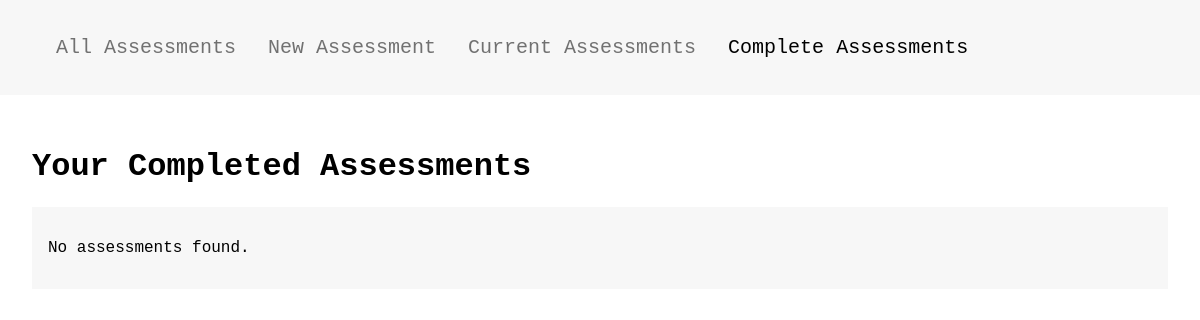
Page /complete on the earlier database version.
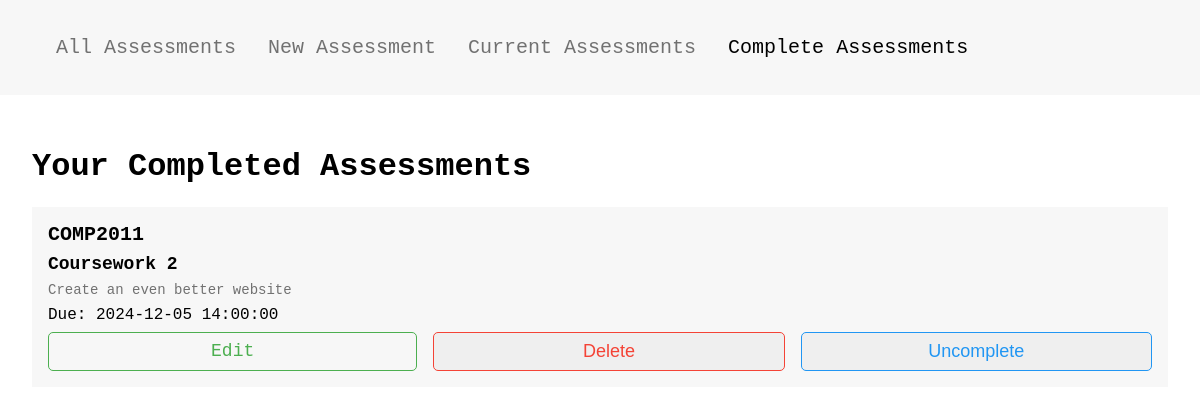
Same page on the later database version.
### app/models.py (models this page shows)
class Assessment(db.Model):
    id = db.Column(db.Integer, primary_key=True)
    title = db.Column(db.String(500))
    description = db.Column(db.String(500))
    due_date = db.Column(db.DateTime)
    completed = db.Column(db.Boolean)
    module_code = db.Column(db.String(10))

### app/views.py (the view)
@app.route('/complete')
def completed():
    completed = db.session.query(models.Assessment).filter_by(completed=True).all()
    return render_template('current_complete.html',
                           assessments=completed,
                           title="Completed Assessments",
                           current=False)

### app/templates/current_complete.html (shortened to what this page needs)
{% extends "layout.html" %}
{% block nav_complete %}
    {% if not current %}
        header-link-active
    {% endif %}
{% endblock %}
{% block nav_current %}
{% endblock %}
{% block content %}
<h1>
    {% if current %}
        Your Current Assessments
    {% else %}
        Your Completed Assessments
    {% endif %}
</h1>
{% with assessments=assessments %}
    {% include 'components/assessment_list.html' %}
{% endwith %}
{% endblock %}

### app/templates/components/assessment.html
<div class="assessment">
    <h3>{{ assessment.module_code }}</h3>
    <h4>{{ assessment.title }}</h4>
    <p class="assessment-description">{{ assessment.description }}</p>
    <p class="assessment-date">Due: {{ assessment.due_date }}</p>
    <span class="assessment-link-container">
        <a href="/edit/{{ assessment.id }}" class="assessment-link assessment-link-edit">Edit</a>
        <form method="POST" action="/delete/{{ assessment.id }}">
            <button class="assessment-link assessment-link-delete">Delete</button>
        </form>
        {% if assessment.completed %}
            <form action="/uncomplete/{{ assessment.id }}" method="POST">
                <button class="assessment-link assessment-link-complete">Uncomplete</button>
            </form>
        {% else %}
            <form action="/complete/{{ assessment.id }}" method="POST">
                <button class="assessment-link assessment-link-complete">Complete</button>
            </form>
        {% endif %}
    </span>
</div>

Differences in the rows shown:
added Assessment: module_code "COMP2011", title "Coursework 2", description "Create an even better website", due_date "2024-12-05 14:00:00"
Other differences:
text no longer shown: "No assessments found."
